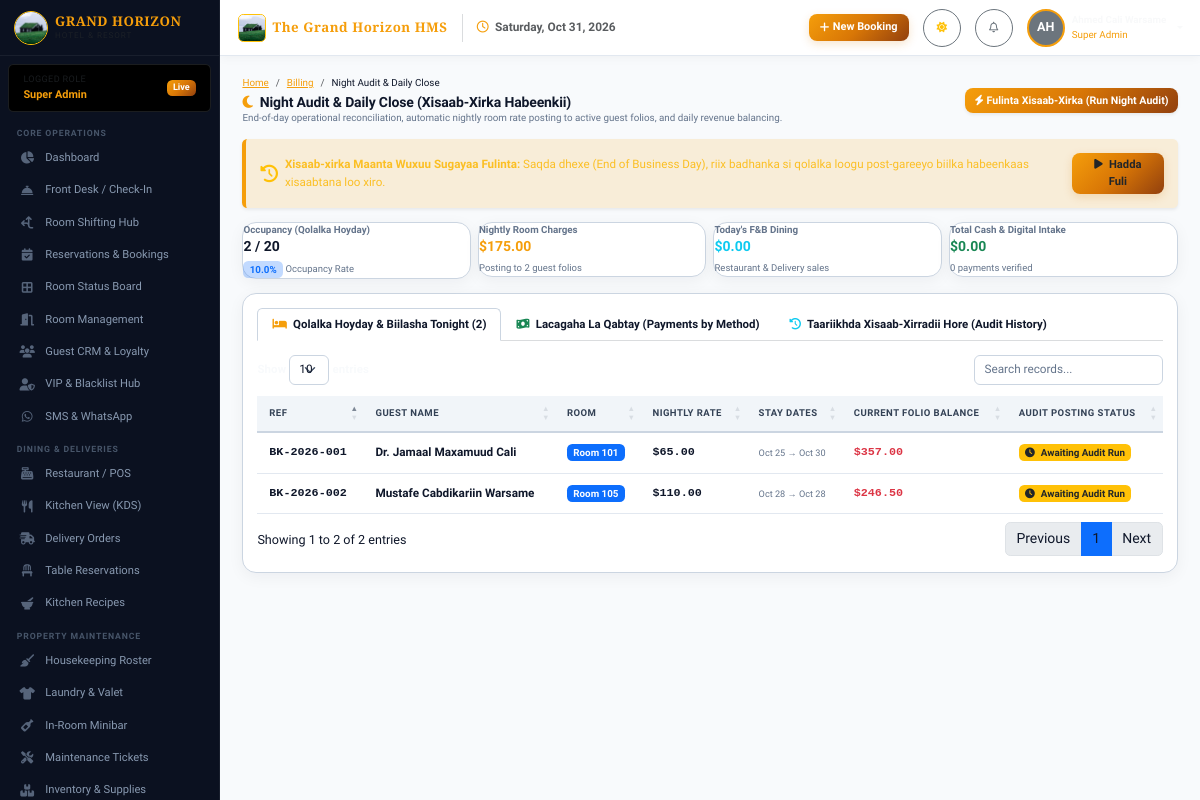
The page /billing/night-audit (signed in) on the database as committed earlier.
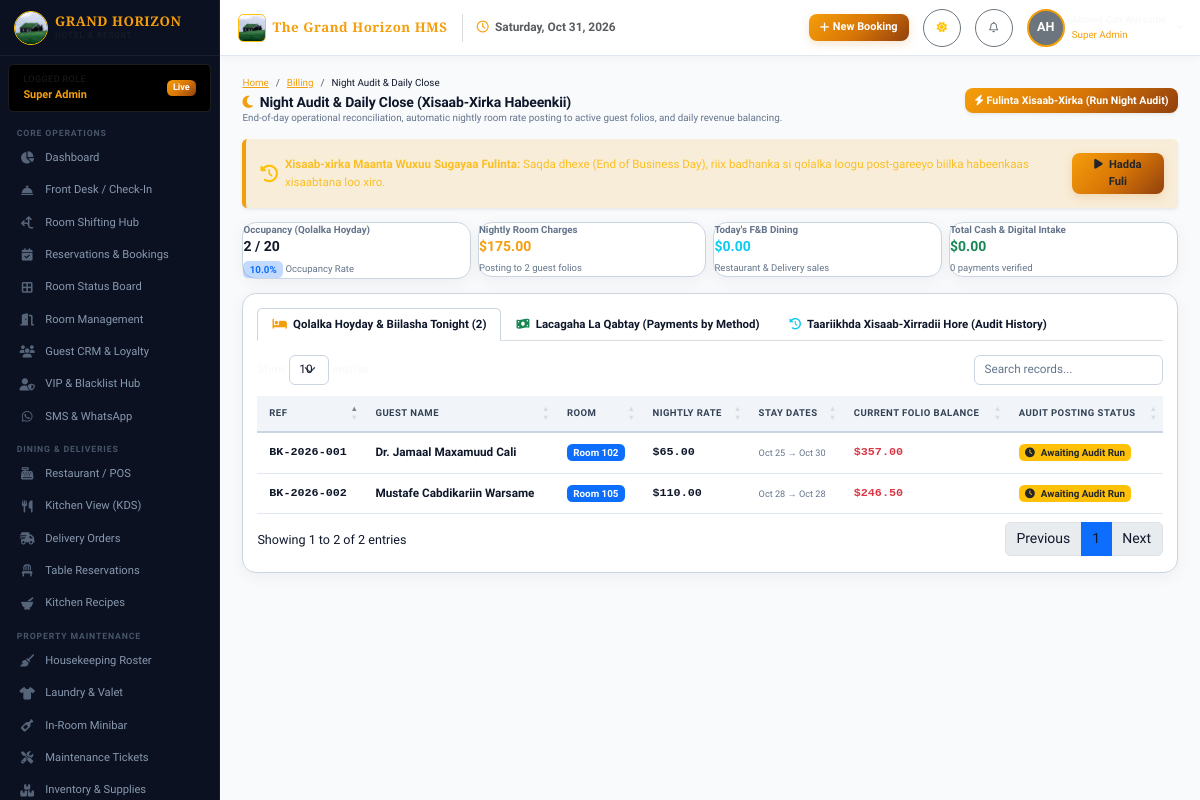
The same page on the database as committed later.
### app/models/booking.py (models this page shows)
class BookingRoom(db.Model):
    __tablename__ = 'booking_rooms'
    id = db.Column(db.Integer, primary_key=True)
    booking_id = db.Column(db.Integer, db.ForeignKey('bookings.id', ondelete='CASCADE'), nullable=False)
    room_id = db.Column(db.Integer, db.ForeignKey('rooms.id'), nullable=False)
    price_per_night = db.Column(db.Float, nullable=False)
    nights = db.Column(db.Integer, default=1)
    subtotal = db.Column(db.Float, nullable=False)
    booking = db.relationship('Booking', back_populates='booking_rooms')
    room = db.relationship('Room', back_populates='booking_rooms')

### app/models/room.py (models this page shows, shortened)
class Room(db.Model):
    __tablename__ = 'rooms'
    id = db.Column(db.Integer, primary_key=True)
    room_number = db.Column(db.String(20), unique=True, nullable=False)
    floor = db.Column(db.Integer, nullable=False, default=1)
    room_type_id = db.Column(db.Integer, db.ForeignKey('room_types.id'), nullable=False)
    status = db.Column(db.String(30), default='Available')
    clean_status = db.Column(db.String(30), default='Clean')
    key_card_code = db.Column(db.String(50), nullable=True)
    is_smoking = db.Column(db.Boolean, default=False)
    image = db.Column(db.String(255), nullable=True)
    notes = db.Column(db.Text, nullable=True)
    created_at = db.Column(db.DateTime, default=datetime.utcnow)
    updated_at = db.Column(db.DateTime, default=datetime.utcnow, onupdate=datetime.utcnow)
    room_type = db.relationship('RoomType', back_populates='rooms')
    booking_rooms = db.relationship('BookingRoom', back_populates='room', lazy=True)
    housekeeping_tasks = db.relationship('HousekeepingTask', back_populates='room', lazy=True)
    maintenance_tickets = db.relationship('MaintenanceTicket', back_populates='room', lazy=True)

### app/routes/billing.py (the view)
@billing_bp.route('/night-audit')
@login_required
@role_required('Super Admin', 'Manager', 'Accountant')
def night_audit():
    today = datetime.utcnow().date()
    in_house = Booking.query.filter_by(status='Checked-in').all()
    total_rooms = Room.query.count() or 1
    occupied_count = len(in_house)
    occupancy_rate = round(occupied_count / total_rooms * 100, 1)
    expected_room_rev = 0.0
    for b in in_house:
        for br in b.booking_rooms:
            expected_room_rev += br.price_per_night
    today_orders = RestaurantOrder.query.filter(
        func.date(RestaurantOrder.created_at) == today,
        RestaurantOrder.status != 'Cancelled'
    ).all()
    today_fb_sales = sum(o.total_amount for o in today_orders)
    today_payments = Payment.query.filter(
        func.date(Payment.payment_date) == today,
        Payment.status == 'Completed'
    ).all()
    total_payments = sum(p.amount for p in today_payments)
    payment_breakdown = {}
    for p in today_payments:
        payment_breakdown[p.payment_method] = payment_breakdown.get(p.payment_method, 0.0) + p.amount
    today_expenses = Expense.query.filter(Expense.expense_date == today).all()
    total_expenses = sum(e.amount for e in today_expenses)
    today_audit = NightAuditRecord.query.filter_by(audit_date=today).first()
    past_audits = NightAuditRecord.query.order_by(NightAuditRecord.audit_date.desc()).limit(15).all()
    return render_template(
        'billing/night_audit.html',
        today=today,
        in_house=in_house,
        total_rooms=total_rooms,
        occupied_count=occupied_count,
        occupancy_rate=occupancy_rate,
        expected_room_rev=expected_room_rev,
        today_fb_sales=today_fb_sales,
        today_payments=today_payments,
        total_payments=total_payments,
        payment_breakdown=payment_breakdown,
        today_expenses=today_expenses,
        total_expenses=total_expenses,
        today_audit=today_audit,
        past_audits=past_audits
    )

### app/models/guest.py (called while the page is built)
    @property
    def full_name(self):
        return f"{self.first_name} {self.last_name}"

### app/models/misc.py (called while the page is built)
    @classmethod
    def get_value(cls, key, default=None):
        setting = cls.query.filter_by(setting_key=key).first()
        return setting.setting_value if setting else default

### app/models/user.py (called while the page is built)
@login_manager.user_loader
def load_user(user_id):
    return User.query.get(int(user_id))

    def has_role(self, *role_names):
        if not self.role:
            return False
        return self.role.name in role_names or self.role.name == 'Super Admin'

### app/templates/billing/night_audit.html (shortened to what the changed rows need)
{% extends "base.html" %}
{% block content %}
<div class="d-flex justify-content-between align-items-center mb-3 flex-wrap gap-2">
    <div>
        <h2 class="h4 fw-bold mb-0 text-white">
            <i class="fa-solid fa-moon text-gold me-2"></i>Night Audit &amp; Daily Close (Xisaab-Xirka Habeenkii)
        </h2>
    </div>
</div>
<div class="card-luxury p-3 mb-4">
    <div class="tab-content" id="auditTabsContent">
        <div class="tab-pane fade show active" id="inhouse">
            <div class="table-responsive">
                <table class="table-luxury table-sm datatable mb-0" style="font-size: 0.8rem;">
                    <thead>
                        <tr>
                            <th>Ref</th>
                            <th>Guest Name</th>
                            <th>Room</th>
                            <th>Nightly Rate</th>
                            <th>Stay Dates</th>
                            <th>Current Folio Balance</th>
                            <th>Audit Posting Status</th>
                        </tr>
                    </thead>
                    <tbody>
                        {% for b in in_house %}
                        <tr>
                            <td class="font-monospace fw-bold text-gold">{{ b.booking_reference }}</td>
                            <td class="fw-semibold text-white">{{ b.guest.full_name if b.guest else 'Guest' }}</td>
                            <td>
                                {% for br in b.booking_rooms %}
                                <span class="badge bg-primary">Room {{ br.room.room_number }}</span>
                                {% endfor %}
                            </td>
                            <td class="font-monospace fw-bold text-white">
                                {% for br in b.booking_rooms %}
                                ${{ "{:,.2f}".format(br.price_per_night) }}
                                {% endfor %}
                            </td>
                            <td><small class="text-muted">{{ b.check_in_date.strftime('%b %d') }} &rarr; {{ b.check_out_date.strftime('%b %d') }}</small></td>
                            <td>
                                {% set inv = b.invoices[0] if b.invoices else None %}
                                {% if inv and inv.balance_due > 0 %}
                                <span class="text-danger fw-bold font-monospace">${{ "{:,.2f}".format(inv.balance_due) }}</span>
                                {% else %}
                                <span class="badge bg-success">Settled</span>
                                {% endif %}
                            </td>
                            <td>
                                {% if today_audit %}
                                <span class="badge bg-success"><i class="fa-solid fa-check me-1"></i> Posted Tonight</span>
                                {% else %}
                                <span class="badge bg-warning text-dark"><i class="fa-solid fa-clock me-1"></i> Awaiting Audit Run</span>
                                {% endif %}
                            </td>
                        </tr>
                        {% else %}
                        <tr>
                            <td colspan="7" class="text-center text-muted py-4">No guests currently in-house tonight.</td>
                        </tr>
                        {% endfor %}
                    </tbody>
                </table>
            </div>
        </div>
    </div>
</div>
{% endblock %}

Rows that differ between the two databases and show on the page:
changed BookingRoom (number 1 of 2 on the later page): room.room_number "101" → "102"
